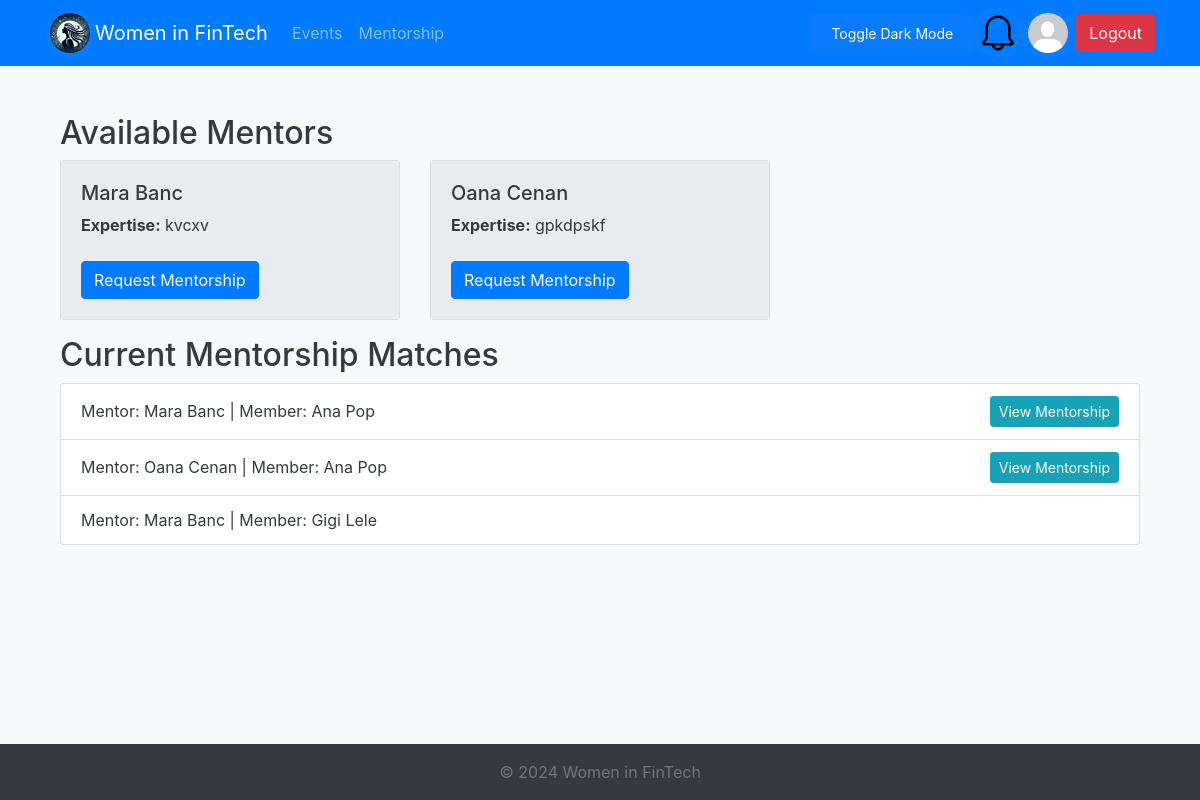
/mentorship.php (signed in), run on the app's committed database.
### tables this page shows
CREATE TABLE `members` (
  `id` int(11) NOT NULL,
  `first_name` varchar(50) NOT NULL,
  `last_name` varchar(50) NOT NULL,
  `email` varchar(100) NOT NULL,
  `profession` varchar(100) DEFAULT '-',
  `company` varchar(100) DEFAULT '-',
  `expertise` text DEFAULT NULL,
  `linkedin_profile` varchar(255) DEFAULT NULL,
  `pfp` varchar(500) NOT NULL DEFAULT 'resources/default_profile_pic.jpg',
  `status` enum('admin','member','mentor') DEFAULT 'member',
  `created_at` timestamp NOT NULL DEFAULT current_timestamp(),
  `password` varchar(200) NOT NULL DEFAULT 'parola'
);

CREATE TABLE `mentorship_matches` (
  `id` int(11) NOT NULL,
  `mentor_id` int(11) NOT NULL,
  `member_id` int(11) NOT NULL,
  `created_at` datetime DEFAULT current_timestamp(),
  `progress` enum('beginner','intermediate','advanced','complete') DEFAULT 'beginner'
);

### mentorship.php (the view, shortened to what this page needs)
<?php
include_once "includes/header.php";
$query_mentors = "SELECT id, first_name, last_name, expertise FROM members WHERE status = 'mentor'";
$mentors = $db->query($query_mentors)->fetchAll(PDO::FETCH_ASSOC);
$query_matches = "
    SELECT mm.mentor_id, mm.member_id,
           m1.first_name AS mentor_first, m1.last_name AS mentor_last,
           m2.first_name AS member_first, m2.last_name AS member_last
    FROM mentorship_matches mm
    JOIN members m1 ON mm.mentor_id = m1.id
    JOIN members m2 ON mm.member_id = m2.id
";
$matches = $db->query($query_matches)->fetchAll(PDO::FETCH_ASSOC);
?>
<div class="container mt-4">
    <h2>Available Mentors</h2>
    <div class="row">
        <?php foreach ($mentors as $mentor): ?>
            <div class="col-md-4">
                <div class="card mb-3">
                    <div class="card-body">
                        <h5><?php echo htmlspecialchars($mentor['first_name'] . " " . $mentor['last_name']); ?></h5>
                        <p><strong>Expertise:</strong> <?php echo htmlspecialchars($mentor['expertise'] ?? 'N/A'); ?></p>
                        <?php if ($_SESSION['user']['status'] === 'member'): ?>
                            <form method="POST" action="">
                                <button type="submit" class="btn btn-primary mt-2">Request Mentorship</button>
                            </form>
                        <?php else: ?>
                            <p class="text-danger">Log in as a member to request mentorship.</p>
                        <?php endif; ?>
                    </div>
                </div>
            </div>
        <?php endforeach; ?>
    </div>
    <h2>Current Mentorship Matches</h2>
    <ul class="list-group mb-4">
        <?php foreach ($matches as $match): ?>
            <li class="list-group-item d-flex justify-content-between align-items-center">
            <span>
                Mentor: <?php echo htmlspecialchars($match['mentor_first'] . " " . $match['mentor_last']); ?>
                | Member: <?php echo htmlspecialchars($match['member_first'] . " " . $match['member_last']); ?>
            </span>
                <?php
                if (
                    $_SESSION['user']['status'] === 'admin' ||
                    $_SESSION['user']['id'] == $match['mentor_id'] ||
                    $_SESSION['user']['id'] == $match['member_id']
                ): ?>
                    <a href="view_mentorship.php?mentor_id=<?php echo $match['mentor_id']; ?>&member_id=<?php echo $match['member_id']; ?>"
                       class="btn btn-info btn-sm">
                        View Mentorship
                    </a>
                <?php endif; ?>
            </li>
        <?php endforeach; ?>
    </ul>
</div>
<?php include_once "includes/footer.php";  ?>

### includes/header.php (shortened to what this page needs)
<?php
$database = new Database();
$db = $database->getConnection();
if(isset($_SESSION['user'])){
    $userId = $_SESSION['user']['id'];
    $query = "SELECT pfp FROM members WHERE id = :id";
    $stmt = $db->prepare($query);
    $stmt->bindParam(':id', $userId, PDO::PARAM_INT);
    $stmt->execute();
    $user = $stmt->fetch(PDO::FETCH_ASSOC);
$profilePic = $user['pfp'] ?? 'resources/default_profile_pic.jpg';
} else {
    $profilePic = 'resources/default_profile_pic.jpg';
}
?>
<!DOCTYPE html>
<html lang="ro">
<head>
    <link rel="stylesheet"
          href="https://stackpath.bootstrapcdn.com/bootstrap/4.5.2/css/bootstrap.min.css">
    <link rel="stylesheet" href="css/style.css">
</head>
<body class="bg-light">
<nav class="navbar navbar-expand-lg navbar-dark bg-primary">
    <div class="container">
        <img class="logo" src="logo.png" style="width: 50px; height: auto; border-radius: 50%; border: 5px solid #087cfc;">
        <a class="navbar-brand" href="<?php echo isset($_SESSION['user']) ? 'dashboard.php' : 'index.php'; ?>">Women in FinTech</a>
        <div class="collapse navbar-collapse" id="navbarNav">
            <ul class="navbar-nav">
                <?php if (isset($_SESSION['user'])): ?>
                    <li class="nav-item">
                        <a class="nav-link" href="events.php">Events</a>
                    </li>
                    <li class="nav-item">
                        <a class="nav-link" href="mentorship.php">Mentorship</a>
                    </li>
                <?php endif; ?>
            </ul>
        </div>
        <input onclick="darkMode()" id="darkButton" class="btn btn-primary" type="button" value="Toggle Dark Mode">
        <div class="dropdown">
            <img class="pfp dropdown-toggle" id="notificationBell" data-toggle="dropdown" aria-haspopup="true" aria-expanded="false"
                 src="resources/bell.png" style="width: 50px; height: 50px; border-radius: 50%; border: 5px solid #087cfc; cursor: pointer;">
        </div>
        <?php if (isset($_SESSION['user'])): ?>
        <a href="edit_profile.php" style="padding-right: 3px">
            <img class="pfp" src="<?php echo htmlspecialchars($profilePic); ?>" style="width: 50px; height: 50px; border-radius: 50%; border: 5px solid #087cfc;">
        </a>
        <?php endif; ?>
        <div class="ml-auto">
            <?php if (isset($_SESSION['user'])): ?>
                <a href="logout.php" class="btn btn-danger">Logout</a>
            <?php else: ?>
                <a href="login.php" class="btn btn-success">Login</a>
            <?php endif; ?>
    </div>
</nav>
<div class="container mt-4">

### css/style.css (style rules this page uses)
body { min-height: 100vh; display: flex; flex-direction: column; }
.card-body { background-color: #e9ecef; }
.logo { border-radius: 50%; }
#darkButton { float: right; background-color: #087cfc; color: white; border: none; padding: 10px 20px; border-radius: 5px; cursor: pointer; font-size: 14px; }

### data on the page
members: pfp (placeholder picture)
members: first_name+last_name "Mara Banc", expertise "kvcxv"
members: first_name+last_name "Oana Cenan", expertise "gpkdpskf"
mentorship_matches: mentor.last_name "Mara Banc", member.last_name "Ana Pop"
mentorship_matches: mentor.last_name "Oana Cenan", member.last_name "Ana Pop"
mentorship_matches: mentor.last_name "Mara Banc", member.last_name "Gigi Lele"
